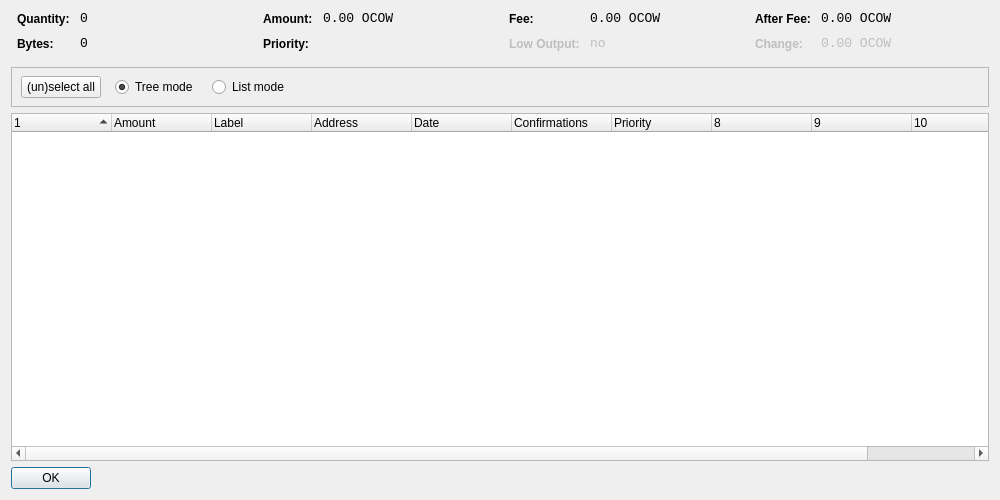
<?xml version="1.0" encoding="UTF-8"?>
<ui version="4.0">
 <class>CoinControlDialog</class>
 <widget class="QDialog" name="CoinControlDialog">
  <property name="geometry">
   <rect>
    <x>0</x>
    <y>0</y>
    <width>1000</width>
    <height>500</height>
   </rect>
  </property>
  <property name="windowTitle">
   <string>Coin Control</string>
  </property>
  <layout class="QVBoxLayout" name="verticalLayout">
   <item>
    <layout class="QHBoxLayout" name="horizontalLayoutTop" stretch="0,0,0,0">
     <property name="topMargin">
      <number>0</number>
     </property>
     <property name="bottomMargin">
      <number>10</number>
     </property>
     <item>
      <layout class="QFormLayout" name="formLayoutCoinControl1">
       <property name="horizontalSpacing">
        <number>10</number>
       </property>
       <property name="verticalSpacing">
        <number>10</number>
       </property>
       <property name="leftMargin">
        <number>6</number>
       </property>
       <property name="rightMargin">
        <number>6</number>
       </property>
       <item row="0" column="0">
        <widget class="QLabel" name="labelCoinControlQuantityText">
         <property name="styleSheet">
          <string notr="true">font-weight:bold;</string>
         </property>
         <property name="text">
          <string>Quantity:</string>
         </property>
        </widget>
       </item>
       <item row="0" column="1">
        <widget class="QLabel" name="labelCoinControlQuantity">
         <property name="font">
          <font>
           <family>Monospace</family>
           <pointsize>10</pointsize>
          </font>
         </property>
         <property name="cursor">
          <cursorShape>IBeamCursor</cursorShape>
         </property>
         <property name="contextMenuPolicy">
          <enum>Qt::ActionsContextMenu</enum>
         </property>
         <property name="text">
          <string notr="true">0</string>
         </property>
         <property name="textInteractionFlags">
          <set>Qt::LinksAccessibleByMouse|Qt::TextSelectableByKeyboard|Qt::TextSelectableByMouse</set>
         </property>
        </widget>
       </item>
       <item row="1" column="0">
        <widget class="QLabel" name="labelCoinControlBytesText">
         <property name="styleSheet">
          <string notr="true">font-weight:bold;</string>
         </property>
         <property name="text">
          <string>Bytes:</string>
         </property>
        </widget>
       </item>
       <item row="1" column="1">
        <widget class="QLabel" name="labelCoinControlBytes">
         <property name="font">
          <font>
           <family>Monospace</family>
           <pointsize>10</pointsize>
          </font>
         </property>
         <property name="cursor">
          <cursorShape>IBeamCursor</cursorShape>
         </property>
         <property name="contextMenuPolicy">
          <enum>Qt::ActionsContextMenu</enum>
         </property>
         <property name="text">
          <string notr="true">0</string>
         </property>
         <property name="textInteractionFlags">
          <set>Qt::LinksAccessibleByMouse|Qt::TextSelectableByKeyboard|Qt::TextSelectableByMouse</set>
         </property>
        </widget>
       </item>
      </layout>
     </item>
     <item>
      <layout class="QFormLayout" name="formLayoutCoinControl2">
       <property name="horizontalSpacing">
        <number>10</number>
       </property>
       <property name="verticalSpacing">
        <number>10</number>
       </property>
       <property name="leftMargin">
        <number>6</number>
       </property>
       <property name="rightMargin">
        <number>6</number>
       </property>
       <item row="0" column="0">
        <widget class="QLabel" name="labelCoinControlAmountText">
         <property name="styleSheet">
          <string notr="true">font-weight:bold;</string>
         </property>
         <property name="text">
          <string>Amount:</string>
         </property>
        </widget>
       </item>
       <item row="0" column="1">
        <widget class="QLabel" name="labelCoinControlAmount">
         <property name="font">
          <font>
           <family>Monospace</family>
           <pointsize>10</pointsize>
          </font>
         </property>
         <property name="cursor">
          <cursorShape>IBeamCursor</cursorShape>
         </property>
         <property name="contextMenuPolicy">
          <enum>Qt::ActionsContextMenu</enum>
         </property>
         <property name="text">
          <string notr="true">0.00 OCOW</string>
         </property>
         <property name="textInteractionFlags">
          <set>Qt::LinksAccessibleByMouse|Qt::TextSelectableByKeyboard|Qt::TextSelectableByMouse</set>
         </property>
        </widget>
       </item>
       <item row="1" column="0">
        <widget class="QLabel" name="labelCoinControlPriorityText">
         <property name="styleSheet">
          <string notr="true">font-weight:bold;</string>
         </property>
         <property name="text">
          <string>Priority:</string>
         </property>
        </widget>
       </item>
       <item row="1" column="1">
        <widget class="QLabel" name="labelCoinControlPriority">
         <property name="font">
          <font>
           <family>Monospace</family>
           <pointsize>10</pointsize>
          </font>
         </property>
         <property name="cursor">
          <cursorShape>IBeamCursor</cursorShape>
         </property>
         <property name="contextMenuPolicy">
          <enum>Qt::ActionsContextMenu</enum>
         </property>
         <property name="text">
          <string/>
         </property>
         <property name="textInteractionFlags">
          <set>Qt::LinksAccessibleByMouse|Qt::TextSelectableByKeyboard|Qt::TextSelectableByMouse</set>
         </property>
        </widget>
       </item>
      </layout>
     </item>
     <item>
      <layout class="QFormLayout" name="formLayoutCoinControl3">
       <property name="horizontalSpacing">
        <number>10</number>
       </property>
       <property name="verticalSpacing">
        <number>10</number>
       </property>
       <property name="leftMargin">
        <number>6</number>
       </property>
       <property name="rightMargin">
        <number>6</number>
       </property>
       <item row="0" column="0">
        <widget class="QLabel" name="labelCoinControlFeeText">
         <property name="styleSheet">
          <string notr="true">font-weight:bold;</string>
         </property>
         <property name="text">
          <string>Fee:</string>
         </property>
        </widget>
       </item>
       <item row="0" column="1">
        <widget class="QLabel" name="labelCoinControlFee">
         <property name="font">
          <font>
           <family>Monospace</family>
           <pointsize>10</pointsize>
          </font>
         </property>
         <property name="cursor">
          <cursorShape>IBeamCursor</cursorShape>
         </property>
         <property name="contextMenuPolicy">
          <enum>Qt::ActionsContextMenu</enum>
         </property>
         <property name="text">
          <string notr="true">0.00 OCOW</string>
         </property>
         <property name="textInteractionFlags">
          <set>Qt::LinksAccessibleByMouse|Qt::TextSelectableByKeyboard|Qt::TextSelectableByMouse</set>
         </property>
        </widget>
       </item>
       <item row="1" column="0">
        <widget class="QLabel" name="labelCoinControlLowOutputText">
         <property name="enabled">
          <bool>false</bool>
         </property>
         <property name="styleSheet">
          <string notr="true">font-weight:bold;</string>
         </property>
         <property name="text">
          <string>Low Output:</string>
         </property>
        </widget>
       </item>
       <item row="1" column="1">
        <widget class="QLabel" name="labelCoinControlLowOutput">
         <property name="enabled">
          <bool>false</bool>
         </property>
         <property name="font">
          <font>
           <family>Monospace</family>
           <pointsize>10</pointsize>
          </font>
         </property>
         <property name="cursor">
          <cursorShape>IBeamCursor</cursorShape>
         </property>
         <property name="contextMenuPolicy">
          <enum>Qt::ActionsContextMenu</enum>
         </property>
         <property name="text">
          <string notr="true">no</string>
         </property>
         <property name="textInteractionFlags">
          <set>Qt::LinksAccessibleByMouse|Qt::TextSelectableByKeyboard|Qt::TextSelectableByMouse</set>
         </property>
        </widget>
       </item>
      </layout>
     </item>
     <item>
      <layout class="QFormLayout" name="formLayoutCoinControl4">
       <property name="horizontalSpacing">
        <number>10</number>
       </property>
       <property name="verticalSpacing">
        <number>10</number>
       </property>
       <property name="leftMargin">
        <number>6</number>
       </property>
       <property name="rightMargin">
        <number>6</number>
       </property>
       <item row="0" column="0">
        <widget class="QLabel" name="labelCoinControlAfterFeeText">
         <property name="styleSheet">
          <string notr="true">font-weight:bold;</string>
         </property>
         <property name="text">
          <string>After Fee:</string>
         </property>
        </widget>
       </item>
       <item row="0" column="1">
        <widget class="QLabel" name="labelCoinControlAfterFee">
         <property name="font">
          <font>
           <family>Monospace</family>
           <pointsize>10</pointsize>
          </font>
         </property>
         <property name="cursor">
          <cursorShape>IBeamCursor</cursorShape>
         </property>
         <property name="contextMenuPolicy">
          <enum>Qt::ActionsContextMenu</enum>
         </property>
         <property name="text">
          <string notr="true">0.00 OCOW</string>
         </property>
         <property name="textInteractionFlags">
          <set>Qt::LinksAccessibleByMouse|Qt::TextSelectableByKeyboard|Qt::TextSelectableByMouse</set>
         </property>
        </widget>
       </item>
       <item row="1" column="0">
        <widget class="QLabel" name="labelCoinControlChangeText">
         <property name="enabled">
          <bool>false</bool>
         </property>
         <property name="styleSheet">
          <string notr="true">font-weight:bold;</string>
         </property>
         <property name="text">
          <string>Change:</string>
         </property>
        </widget>
       </item>
       <item row="1" column="1">
        <widget class="QLabel" name="labelCoinControlChange">
         <property name="enabled">
          <bool>false</bool>
         </property>
         <property name="font">
          <font>
           <family>Monospace</family>
           <pointsize>10</pointsize>
          </font>
         </property>
         <property name="cursor">
          <cursorShape>IBeamCursor</cursorShape>
         </property>
         <property name="contextMenuPolicy">
          <enum>Qt::ActionsContextMenu</enum>
         </property>
         <property name="text">
          <string notr="true">0.00 OCOW</string>
         </property>
         <property name="textInteractionFlags">
          <set>Qt::LinksAccessibleByMouse|Qt::TextSelectableByKeyboard|Qt::TextSelectableByMouse</set>
         </property>
        </widget>
       </item>
      </layout>
     </item>
    </layout>
   </item>
   <item>
    <widget class="QFrame" name="frame">
     <property name="minimumSize">
      <size>
       <width>0</width>
       <height>40</height>
      </size>
     </property>
     <property name="frameShape">
      <enum>QFrame::StyledPanel</enum>
     </property>
     <property name="frameShadow">
      <enum>QFrame::Sunken</enum>
     </property>
     <widget class="QWidget" name="horizontalLayoutWidget">
      <property name="geometry">
       <rect>
        <x>10</x>
        <y>0</y>
        <width>781</width>
        <height>41</height>
       </rect>
      </property>
      <layout class="QHBoxLayout" name="horizontalLayoutPanel" stretch="0,0,0,0,0">
       <property name="spacing">
        <number>14</number>
       </property>
       <item>
        <widget class="QPushButton" name="pushButtonSelectAll">
         <property name="sizePolicy">
          <sizepolicy hsizetype="Maximum" vsizetype="Fixed">
           <horstretch>0</horstretch>
           <verstretch>0</verstretch>
          </sizepolicy>
         </property>
         <property name="text">
          <string>(un)select all</string>
         </property>
        </widget>
       </item>
       <item>
        <widget class="QRadioButton" name="radioTreeMode">
         <property name="sizePolicy">
          <sizepolicy hsizetype="Maximum" vsizetype="Fixed">
           <horstretch>0</horstretch>
           <verstretch>0</verstretch>
          </sizepolicy>
         </property>
         <property name="text">
          <string>Tree mode</string>
         </property>
         <property name="checked">
          <bool>true</bool>
         </property>
        </widget>
       </item>
       <item>
        <widget class="QRadioButton" name="radioListMode">
         <property name="sizePolicy">
          <sizepolicy hsizetype="Maximum" vsizetype="Fixed">
           <horstretch>0</horstretch>
           <verstretch>0</verstretch>
          </sizepolicy>
         </property>
         <property name="text">
          <string>List mode</string>
         </property>
        </widget>
       </item>
       <item>
        <spacer name="horizontalSpacer">
         <property name="orientation">
          <enum>Qt::Horizontal</enum>
         </property>
         <property name="sizeHint" stdset="0">
          <size>
           <width>40</width>
           <height>20</height>
          </size>
         </property>
        </spacer>
       </item>
      </layout>
     </widget>
    </widget>
   </item>
   <item>
    <widget class="CoinControlTreeWidget" name="treeWidget">
     <property name="contextMenuPolicy">
      <enum>Qt::CustomContextMenu</enum>
     </property>
     <property name="sortingEnabled">
      <bool>false</bool>
     </property>
     <property name="columnCount">
      <number>11</number>
     </property>
     <attribute name="headerShowSortIndicator" stdset="0">
      <bool>true</bool>
     </attribute>
     <attribute name="headerStretchLastSection">
      <bool>false</bool>
     </attribute>
     <column>
      <property name="text">
       <string/>
      </property>
     </column>
     <column>
      <property name="text">
       <string>Amount</string>
      </property>
     </column>
     <column>
      <property name="text">
       <string>Label</string>
      </property>
     </column>
     <column>
      <property name="text">
       <string>Address</string>
      </property>
     </column>
     <column>
      <property name="text">
       <string>Date</string>
      </property>
     </column>
     <column>
      <property name="text">
       <string>Confirmations</string>
      </property>
      <property name="toolTip">
       <string>Confirmed</string>
      </property>
     </column>
     <column>
      <property name="text">
       <string>Priority</string>
      </property>
     </column>
     <column>
      <property name="text">
       <string/>
      </property>
     </column>
     <column>
      <property name="text">
       <string/>
      </property>
     </column>
     <column>
      <property name="text">
       <string/>
      </property>
     </column>
     <column>
      <property name="text">
       <string/>
      </property>
     </column>
    </widget>
   </item>
   <item>
    <widget class="QDialogButtonBox" name="buttonBox">
     <property name="sizePolicy">
      <sizepolicy hsizetype="Maximum" vsizetype="Fixed">
       <horstretch>0</horstretch>
       <verstretch>0</verstretch>
      </sizepolicy>
     </property>
     <property name="orientation">
      <enum>Qt::Horizontal</enum>
     </property>
     <property name="standardButtons">
      <set>QDialogButtonBox::Ok</set>
     </property>
    </widget>
   </item>
  </layout>
 </widget>
 <customwidgets>
  <customwidget>
   <class>CoinControlTreeWidget</class>
   <extends>QTreeWidget</extends>
   <header>coincontroltreewidget.h</header>
  </customwidget>
 </customwidgets>
 <resources/>
 <connections/>
</ui>
